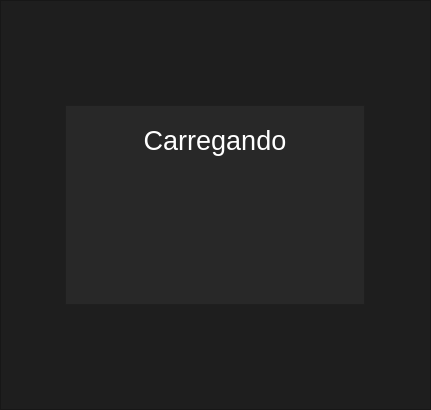
<?xml version="1.0" encoding="UTF-8"?>
<ui version="4.0">
 <class>MethodWindow</class>
 <widget class="QMainWindow" name="MethodWindow">
  <property name="geometry">
   <rect>
    <x>0</x>
    <y>0</y>
    <width>431</width>
    <height>410</height>
   </rect>
  </property>
  <property name="windowTitle">
   <string>MainWindow</string>
  </property>
  <widget class="QWidget" name="centralwidget">
   <layout class="QVBoxLayout" name="verticalLayout">
    <property name="spacing">
     <number>0</number>
    </property>
    <property name="leftMargin">
     <number>0</number>
    </property>
    <property name="topMargin">
     <number>0</number>
    </property>
    <property name="rightMargin">
     <number>0</number>
    </property>
    <property name="bottomMargin">
     <number>0</number>
    </property>
    <item>
     <widget class="QFrame" name="frame">
      <property name="styleSheet">
       <string notr="true">QFrame{
background-color: rgb(30, 30, 30);
}</string>
      </property>
      <property name="frameShape">
       <enum>QFrame::StyledPanel</enum>
      </property>
      <property name="frameShadow">
       <enum>QFrame::Raised</enum>
      </property>
      <layout class="QGridLayout" name="gridLayout">
       <item row="0" column="0">
        <widget class="QFrame" name="frame_2">
         <property name="maximumSize">
          <size>
           <width>300</width>
           <height>200</height>
          </size>
         </property>
         <property name="styleSheet">
          <string notr="true">QFrame{
background-color: rgb(40,40,40);
}</string>
         </property>
         <property name="frameShape">
          <enum>QFrame::StyledPanel</enum>
         </property>
         <property name="frameShadow">
          <enum>QFrame::Raised</enum>
         </property>
         <layout class="QVBoxLayout" name="verticalLayout_2">
          <item>
           <widget class="QLabel" name="label">
            <property name="maximumSize">
             <size>
              <width>16777215</width>
              <height>50</height>
             </size>
            </property>
            <property name="font">
             <font>
              <pointsize>20</pointsize>
             </font>
            </property>
            <property name="styleSheet">
             <string notr="true">color: rgb(255, 255, 255);</string>
            </property>
            <property name="text">
             <string>Carregando</string>
            </property>
            <property name="alignment">
             <set>Qt::AlignCenter</set>
            </property>
           </widget>
          </item>
          <item>
           <widget class="QLabel" name="label_2">
            <property name="font">
             <font>
              <pointsize>20</pointsize>
             </font>
            </property>
            <property name="styleSheet">
             <string notr="true">color: rgb(255, 255, 255);</string>
            </property>
            <property name="pixmap">
             <pixmap>../../images/dna03.png</pixmap>
            </property>
            <property name="alignment">
             <set>Qt::AlignCenter</set>
            </property>
           </widget>
          </item>
         </layout>
        </widget>
       </item>
      </layout>
     </widget>
    </item>
   </layout>
  </widget>
 </widget>
 <resources/>
 <connections/>
</ui>
